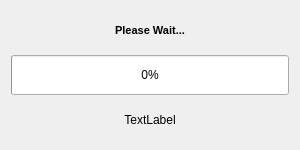
<?xml version="1.0" encoding="UTF-8"?>
<ui version="4.0">
 <class>NESceneLoadingDialog</class>
 <widget class="QDialog" name="NESceneLoadingDialog">
  <property name="geometry">
   <rect>
    <x>0</x>
    <y>0</y>
    <width>300</width>
    <height>150</height>
   </rect>
  </property>
  <property name="sizePolicy">
   <sizepolicy hsizetype="Fixed" vsizetype="Fixed">
    <horstretch>0</horstretch>
    <verstretch>0</verstretch>
   </sizepolicy>
  </property>
  <property name="minimumSize">
   <size>
    <width>300</width>
    <height>150</height>
   </size>
  </property>
  <property name="windowTitle">
   <string>Dialog</string>
  </property>
  <layout class="QVBoxLayout" name="verticalLayout">
   <item>
    <widget class="QLabel" name="topLabel">
     <property name="font">
      <font>
       <pointsize>8</pointsize>
       <weight>75</weight>
       <bold>true</bold>
      </font>
     </property>
     <property name="text">
      <string>Please Wait...</string>
     </property>
     <property name="alignment">
      <set>Qt::AlignCenter</set>
     </property>
     <property name="wordWrap">
      <bool>true</bool>
     </property>
    </widget>
   </item>
   <item>
    <widget class="QProgressBar" name="progressBar">
     <property name="sizePolicy">
      <sizepolicy hsizetype="Expanding" vsizetype="Fixed">
       <horstretch>0</horstretch>
       <verstretch>0</verstretch>
      </sizepolicy>
     </property>
     <property name="minimumSize">
      <size>
       <width>0</width>
       <height>40</height>
      </size>
     </property>
     <property name="value">
      <number>0</number>
     </property>
     <property name="orientation">
      <enum>Qt::Horizontal</enum>
     </property>
    </widget>
   </item>
   <item>
    <widget class="QLabel" name="bottomLabel">
     <property name="text">
      <string>TextLabel</string>
     </property>
     <property name="alignment">
      <set>Qt::AlignCenter</set>
     </property>
     <property name="wordWrap">
      <bool>true</bool>
     </property>
    </widget>
   </item>
  </layout>
 </widget>
 <resources/>
 <connections/>
</ui>
